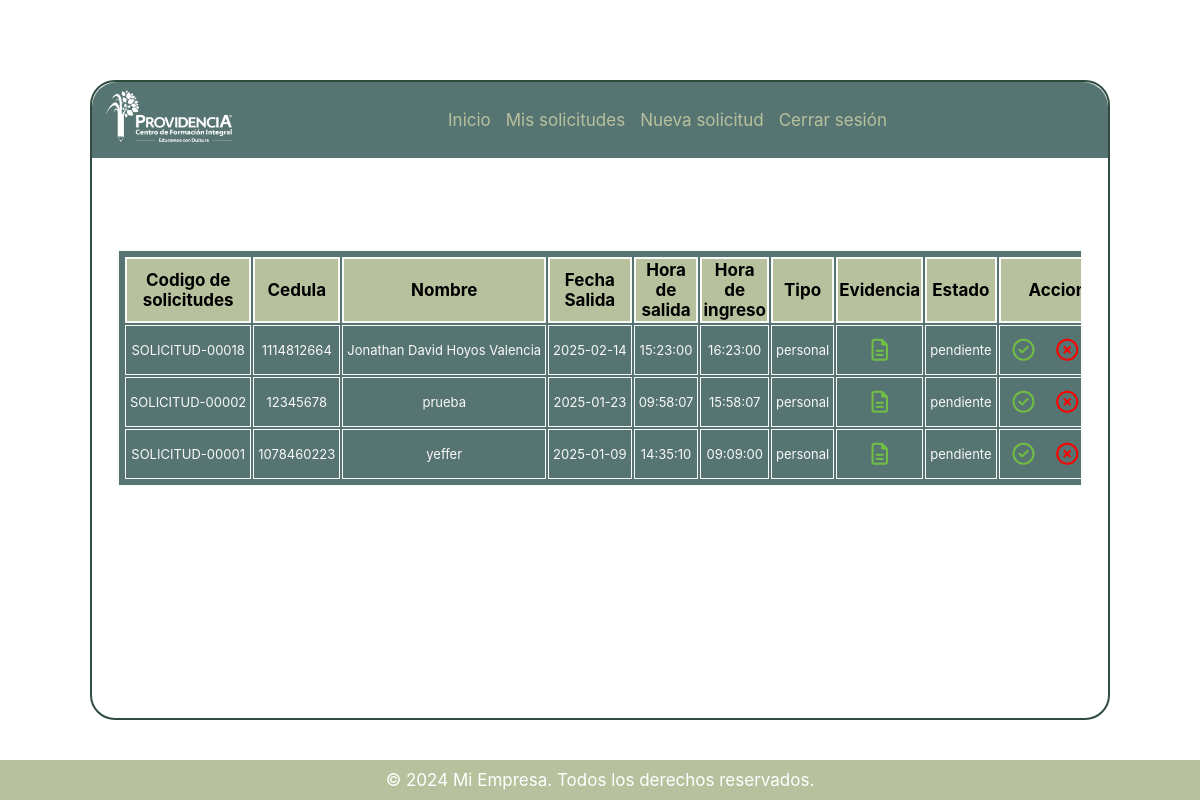
Screenshot of /app/views/dashboard.php (signed in) with the database file from the repository.
### tables this page shows
CREATE TABLE `solicitudes` (
  `id_solicitud` int(11) NOT NULL,
  `identificador_solicitud` varchar(50) NOT NULL,
  `nombre` varchar(100) NOT NULL,
  `cedula` int(11) NOT NULL,
  `correo` varchar(100) NOT NULL,
  `id_departamento` int(11) NOT NULL,
  `fecha_solicitud` datetime NOT NULL DEFAULT current_timestamp(),
  `fecha_permiso` date NOT NULL,
  `hora_salida` time NOT NULL,
  `hora_ingreso` time NOT NULL,
  `observaciones` text DEFAULT NULL,
  `tipo_permiso` varchar(19) NOT NULL,
  `evidencia` varchar(255) DEFAULT NULL,
  `motivo_del_desplazamiento` varchar(150) DEFAULT NULL,
  `departamento_del_desplazamiento` varchar(150) DEFAULT NULL,
  `municipio_del_desplazamiento` varchar(150) DEFAULT NULL,
  `lugar_del_desplazamiento` varchar(150) DEFAULT NULL,
  `medio_de_transporte` enum('MOTOCICLETA','AUTOMOVIL','TRANSPORTE PUBLICO','AVION') DEFAULT NULL,
  `placa_vehiculo` varchar(20) DEFAULT NULL,
  `estado` enum('pendiente','aprobada','rechazada','eliminada') DEFAULT 'pendiente',
  `estado_porteria` enum('pendiente','terminada') DEFAULT 'pendiente',
  `estado_revision` enum('pendiente','terminada') DEFAULT 'pendiente',
  `fecha_estado` datetime DEFAULT NULL,
  `fecha_estado_vigilancia` datetime DEFAULT NULL,
  `fecha_estado_revision` datetime DEFAULT NULL
);

### conexion.php (called while the page is built, shortened)
<?php
class ConectService {
    static public function conectar()
    {
             $rutaServidor = "localhost";
             $puerto = "3306";
             $usuario = "root";
             $contrasena = "";
             $BD = "solicitud_permisos";
        $base_de_datos = null;
        try {
            $base_de_datos = new PDO("mysql:host=$rutaServidor;port=$puerto;dbname=$BD", $usuario, $contrasena);
            $base_de_datos->setAttribute(PDO::ATTR_ERRMODE, PDO::ERRMODE_EXCEPTION);
        } catch (PDOException $e) {
            throw new Exception("Error al conectar a la base de datos: " . $e->getMessage());
        }
        return  $base_de_datos;
    }
}
?>

### app/controller/solicitudController.php (called while the page is built, shortened)
<?php
require_once __DIR__ . '/../models/SolicitudModel.php';
class SolicitudController {
    public $solicitudModel;
    public function __construct() {
        $this->solicitudModel = new solicitudModel();
    }
    public function solicitudesDeDepartamento($id_departamento){
        if (!$id_departamento) {
            return json_encode(['error' => 'El ID del departamento es obligatorio']);
        } else {
            $solicitudes = $this->solicitudModel->solicitudesDeDepartamento($id_departamento);
            if ($solicitudes) {
                return $solicitudes;
            } else {
                return false;
            }
        }
    }
}

### app/models/SolicitudModel.php (called while the page is built, shortened)
<?php
require_once __DIR__ . '/../../conexion.php';
class solicitudModel {
    private $db;
    public function __construct()
    {
        $this->db = ConectService::conectar();
    }
    public function solicitudesDeDepartamento($id_departamento){
        $sql = "SELECT * FROM solicitudes WHERE id_departamento = ? AND estado = 'pendiente' ORDER BY fecha_solicitud DESC;";
        $smtp = $this->db->prepare($sql);
        $smtp->execute([$id_departamento]);
        return $smtp->fetchAll(PDO::FETCH_ASSOC);
    }
}
?>

### app/views/dashboard.php (the view, shortened to what this page needs)
<?php
require_once __DIR__ . '/../controller/solicitudController.php';
$solicitudController = new SolicitudController();
$id_departamento = $_SESSION['id_departamento'];
$solicitudes = $solicitudController->solicitudesDeDepartamento($id_departamento);
?>
<!DOCTYPE html>
<html lang="es">
<head>
    <link rel="stylesheet" href="https://cdnjs.cloudflare.com/ajax/libs/font-awesome/6.4.0/css/all.min.css">
    <link rel="stylesheet" href="/solicitud_de_permisos_laborales/app/assets/css/style.css">
    <link rel="stylesheet" href="/solicitud_de_permisos_laborales/app/assets/css/tarjetas.css">
</head>
<body>
    <main>
    <section id="navigation">
    <nav>
        <figure style="margin:0; padding:0; width:150px;">
            <a href="dashboard.php"><img src="/solicitud_de_permisos_laborales/app/assets/img/logocfipblanco.png" style="width: 100%;" alt=""></a>
        </figure>
        <ul id="menu">
            <?php if ($_SESSION['rol'] == "lider_aprobador" || $_SESSION['rol'] == "administrador" || $_SESSION['rol'] == "TI"){
                echo '<li><a href="dashboard.php">Inicio</a></li>';
            }
            ?>
            <li><a href="solicitudes.php">Mis solicitudes</a></li>
            <li><a href="solicitud_de_permisos.php">Nueva solicitud</a></li>
            <li><a href="/solicitud_de_permisos_laborales/cierre_de_sesion.php" id="btn_salir">Cerrar sesión</a></li>
        </ul>
    </nav>
</section>
    <div class="tabla_registro">
        <table id="tabla_registros" style="height: 100% ;width: 100%;">
            <thead>
                <tr>
                    <th >Codigo de solicitudes</th>
                    <th >Cedula</th>
                    <th >Nombre</th>
                    <th >Fecha Salida</th>
                    <th >Hora de salida</th>
                    <th >Hora de ingreso</th>
                    <th >Tipo</th>
                    <th >Evidencia</th>
                    <th >Estado</th>
                    <?php if ($_SESSION['rol'] == 'lider_aprobador' || $_SESSION['rol']== 'TI' || $_SESSION['rol']== 'administrador'): ?>
                    <th >Acciones</th>
                    <?php endif; ?>
                </tr>
            </thead>
            <tbody>
                <?php if ($solicitudes): ?>
                <?php foreach ($solicitudes as $pruebas1): ?>
                <tr id="fila_<?php echo $pruebas1['id_solicitud']; ?>">
                    <td class="td_solicitud"><?php echo htmlspecialchars($pruebas1['identificador_solicitud']); ?></td>
                    <td class="td_solicitud"><?php echo htmlspecialchars($pruebas1['cedula']); ?></td>
                    <td class="td_solicitud"><?php echo htmlspecialchars($pruebas1['nombre']); ?></td>
                    <td class="td_solicitud"><?php echo htmlspecialchars($pruebas1['fecha_permiso']); ?></td>
                    <td class="td_solicitud"><?php echo htmlspecialchars($pruebas1['hora_salida']); ?></td>
                    <td class="td_solicitud"><?php echo htmlspecialchars($pruebas1['hora_ingreso']); ?></td>
                    <td class="td_solicitud"><?php echo htmlspecialchars($pruebas1['tipo_permiso']); ?></td>
                    <td class="td_solicitud">
                        <button class="btn_accion_solicitud"
                            onclick="procesarSolicitud4('evidencia', <?php echo $pruebas1['id_solicitud']; ?>)">
                            <i class="fa-regular fa-file-lines" style="font-size: 22px; color:var(--verde-corporativo);"></i>
                        </button>
                    </td>
                    <td class="td_solicitud" id="estado_<?php echo $pruebas1['id_solicitud']; ?>">
                        <?php echo htmlspecialchars($pruebas1['estado']); ?>
                    </td>
                    <?php if ($_SESSION['rol'] == 'lider_aprobador'): ?>
                    <td class="td_solicitud">
                        <button class="btn_accion_solicitud"
                            onclick="procesarSolicitudConConfirmacion(
                                'aprobada',
                                <?php echo $pruebas1['id_solicitud']; ?>,
                                '<?php echo addslashes(htmlspecialchars($pruebas1['identificador_solicitud'])); ?>',
                                '<?php echo addslashes(htmlspecialchars($pruebas1['nombre'])); ?>',
                                '<?php echo addslashes(htmlspecialchars($pruebas1['cedula'])); ?>',
                                '<?php echo addslashes(htmlspecialchars($pruebas1['correo'])); ?>',
                                '<?php echo addslashes(htmlspecialchars($pruebas1['tipo_permiso'])); ?>',
                                '<?php echo addslashes(htmlspecialchars($pruebas1['fecha_permiso'])); ?>',
                                '<?php echo addslashes(htmlspecialchars($pruebas1['hora_salida'])); ?>',
                                '<?php echo addslashes(htmlspecialchars($pruebas1['hora_ingreso'])); ?>',
                                '<?php echo addslashes(htmlspecialchars($pruebas1['observaciones'])); ?>'
                            )">
                            <i class="fa-regular fa-circle-check" style="font-size: 22px; color:var(--verde-corporativo);"></i>
                        </button>
                        <button class="btn_accion_solicitud"
                            onclick="procesarSolicitudConConfirmacion(
                                'rechazada',
                                <?php echo $pruebas1['id_solicitud']; ?>,
                                '<?php echo addslashes(htmlspecialchars($pruebas1['identificador_solicitud'])); ?>',
                                '<?php echo addslashes(htmlspecialchars($pruebas1['nombre'])); ?>',
                                '<?php echo addslashes(htmlspecialchars($pruebas1['cedula'])); ?>',
                                '<?php echo addslashes(htmlspecialchars($pruebas1['correo'])); ?>',
                                '<?php echo addslashes(htmlspecialchars($pruebas1['tipo_permiso'])); ?>',
                                '<?php echo addslashes(htmlspecialchars($pruebas1['fecha_permiso'])); ?>',
                                '<?php echo addslashes(htmlspecialchars($pruebas1['hora_salida'])); ?>',
                                '<?php echo addslashes(htmlspecialchars($pruebas1['hora_ingreso'])); ?>',
                                '<?php echo addslashes(htmlspecialchars($pruebas1['observaciones'])); ?>'
                            )">
                            <i class="fa-regular fa-circle-xmark" style="font-size: 22px; color:red;"></i>
                        </button>
                    </td>
                    <?php endif; ?>
                </tr>
                <?php endforeach; ?>
                <?php else: ?>
                    <td class="td_solicitud" colspan="10">No tienes solicitudes pendientes en tu departamento</td>
                <?php endif; ?>
            </tbody>
        </table>
    </div>
    </main>
    <footer>
        <p>&copy; 2024 Mi Empresa. Todos los derechos reservados.</p>
    </footer>
</body>
</html>

### app/assets/css/style.css (style rules this page uses)
* { box-sizing: border-box; transition: all 0.3s ease-in-out; font-size: 17px; font-family: "Inter"; }
:root { --verde-corporativo: #72BE44; --verde-claro: #B7C19D; --azul-verde: #567572; --blanco: #F9F9F9; --verde-opaco: #2F4C3F; --veich:#E8D9cE; --gris-fondo: #ACB0AE; }
body, html { margin: 0; padding: 0; height: 100%; font-family: Arial, sans-serif; background: url(/solicitud_de_permisos_laborales/app/assets/img/loginBackground.jpg)center center /cover no-repeat ; }
#navigation { position: relative; display: flex; justify-content: space-between; width: 100%; background-color:var(--azul-verde); border-radius: 25px 25px 0 0; }
nav { position: relative; padding: 8px; width: 100%; display: flex; justify-content: space-between; }
nav ul li a { display: inline-flex; text-decoration: none; list-style-type: none; padding: 0; color: var(--verde-claro); }
nav ul li { display: inline; margin-right: 15px; }
main { position: absolute; top: 50%; left: 50%; transform: translate(-50% , -50%); margin: auto; background-color: rgba(255, 255, 255, 0.6); border-radius: 25px; border: solid 2px var(--verde-opaco); width: 85%; height: 80%; padding: 0px; display: flex; flex-direction: column; align-items: center; }
#menu { margin: 0 auto; padding: 0; display: flex; align-items: center; }
.tabla_registro { border: solid 2px var(--blanco); width: 95%; max-height: 60%; padding: 4px; position: absolute; left: 50%; top: 45%; transform: translateX(-50%) translateY(-50%); background-color: var(--azul-verde); overflow-y: auto; }
#tabla_registros thead { position: sticky; top: 0; background-color: var(--verde-claro); z-index: 1; padding: 0; margin: 0; }
.tabla_registro thead tr th { background-color: var(--verde-claro); border: solid 2px var(--blanco); text-align: center; }
.td_solicitud { font-size: 13px; border: solid 1px var(--blanco); color: var(--blanco); text-align: center; white-space: nowrap; padding: 4px; }
.btn_accion_solicitud { height: 40px; background: none; border: none; width: 40px; }
footer { background-color: var(--verde-claro); text-align: center; padding: 10px 0; color: white; position: absolute; bottom: 0; width: 100%; }
footer p { margin: 0; }

### rows the page displays
solicitudes: identificador_solicitud "SOLICITUD-00018", cedula "1114812664", nombre "Jonathan David Hoyos Valencia", fecha_permiso "2025-02-14", hora_salida "15:23:00", hora_ingreso "16:23:00", tipo_permiso "personal", estado "pendiente"
solicitudes: identificador_solicitud "SOLICITUD-00002", cedula "12345678", nombre "prueba", fecha_permiso "2025-01-23", hora_salida "09:58:07", hora_ingreso "15:58:07", tipo_permiso "personal", estado "pendiente"
solicitudes: identificador_solicitud "SOLICITUD-00001", cedula "1078460223", nombre "yeffer", fecha_permiso "2025-01-09", hora_salida "14:35:10", hora_ingreso "09:09:00", tipo_permiso "personal", estado "pendiente"
